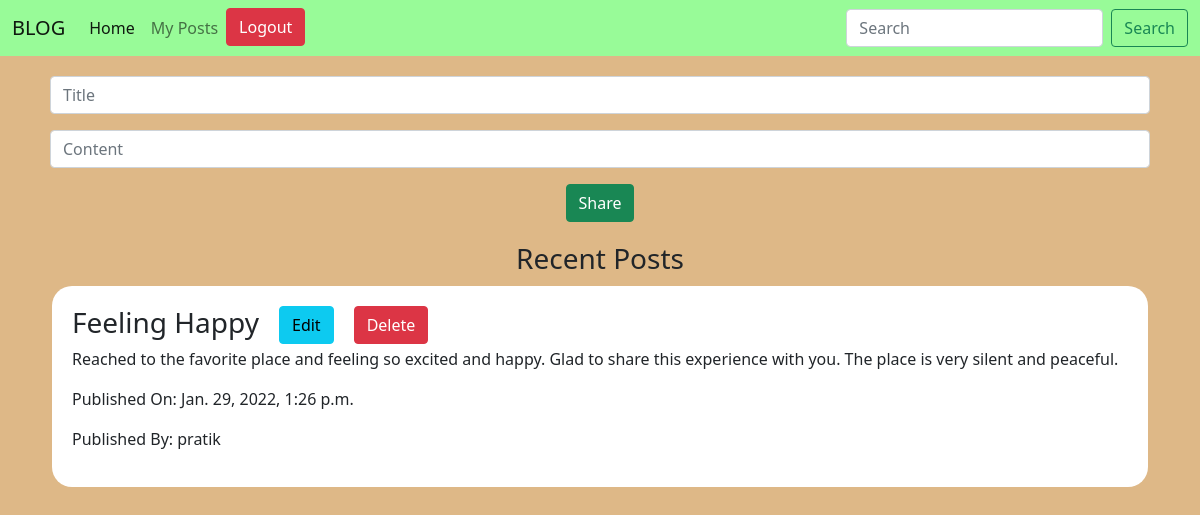
The page /my-posts (signed in) on the database its author committed.
### home/models.py (models this page shows, shortened)
class Post(models.Model):
    title = models.CharField(max_length=200)
    content = models.CharField(max_length=2000)
    user = models.ForeignKey(User, on_delete=models.CASCADE)
    date = models.DateTimeField(auto_now=True)

### home/views.py (the view)
# urls.py: path('my-posts', views.my_posts, name='my-posts'),
def my_posts(request):
    username = request.user.username
    user = User.objects.get(username=username)
    posts = list(Post.objects.filter(user=user))
    posts = posts[::-1]
    context = {'username': username, 'posts':posts}
    return render(request, 'my_posts.html', context=context)

### templates/my_posts.html (shortened to what this page needs)
<!doctype html>
<html lang="en">
  <head>
    <link href="https://cdn.jsdelivr.net/npm/bootstrap@5.1.3/dist/css/bootstrap.min.css" rel="stylesheet">
  </head>
  <body style="background-color: burlywood;">
    <nav class="navbar navbar-expand-lg navbar-light" style="background-color: palegreen;">
        <div class="container-fluid">
          <a class="navbar-brand" href="/">BLOG</a>
          <div class="collapse navbar-collapse" id="navbarSupportedContent">
            <ul class="navbar-nav me-auto mb-2 mb-lg-0">
              <li class="nav-item">
                <a class="nav-link active" aria-current="page" href="/">Home</a>
              </li>
              {% if not username %}
              <li class="nav-item">
                <button style="margin-right: 10px;" type="button" class="btn btn-primary" data-bs-toggle="modal" data-bs-target="#Modal1">
                  Login
                </button>
              </li>
              <li class="nav-item">
                <button style="margin-right: 10px;" type="button" class="btn btn-primary" data-bs-toggle="modal" data-bs-target="#Modal2">
                  Signup
                </button>
              </li>
              {% else %}
              <li class="nav-item">
                <a class="nav-link" href="my-posts">My Posts</a>
              </li>
              <li class="nav-item">
                <a class="btn btn-danger" href="logout">Logout</a>
              </li>
              {% endif %}
            </ul>
            <form action="search" method="post" class="d-flex">{% csrf_token %}
              <input class="form-control me-2" type="search" placeholder="Search" aria-label="Search" value="{{key}}" name="key" required>
              <button class="btn btn-outline-success" type="submit">Search</button>
            </form>
          </div>
        </div>
      </nav>
      {% if username %}
      <div class="container" style="padding: 20px;">
        {% if post %}
        <form action="{% url 'edit-post' id=post.id %}" method="post">{% csrf_token %}
          {% else %}
        <form action="share" method="post">{% csrf_token %}
          {% endif %}
          <div class="mb-3">
            <input class="form-control" type="text" placeholder="Title" aria-label="Title" name="title" value="{{post.title}}" required>
          </div>
          <div class="mb-3">
            <input class="form-control" type="text" placeholder="Content" aria-label="Content" name="content" value="{{post.content}}" required>
          </div>
          <center><button class="btn btn-success" type="submit">Share</button></center>
        </form>
      </div>
      {% endif %}
      <div class="container">
        {% if posts %}
        <center><h3>Recent Posts</h3></center>
        {% else %}
        <center><h3>No Posts</h3></center>
        {% endif %}
        {% for post in posts %}
          <div id="post" style="padding: 20px;background-color: white;border-radius: 20px;margin: 10px;">
            <div class="d-flex">
              <h3>{{post.title}}</h3>
              <a href="{% url 'edit-post' id=post.id %}"><button style="margin-left: 20px;margin-right: 10px;" class="btn btn-info">Edit</button></a>
              <a href="{% url 'delete-post' id=post.id %}"><button style="margin-left: 10px;margin-right: 10px;" class="btn btn-danger">Delete</button></a>
            </div>
              <p>{{post.content}}</p>
              <p>Published On: {{post.date}}</p>
              <p>Published By: {{post.user.username}}</p>
          </div>
          {% endfor %}
      </div>
  </body>
</html>

### rows shown on the page
Post: title "Feeling Happy", content "Reached to the favorite place and feeling so excited and happy. Glad to share this experience with you. The place is very silent and peaceful.", date "Jan. 29, 2022, 1:26 p.m.", user.username "pratik"
